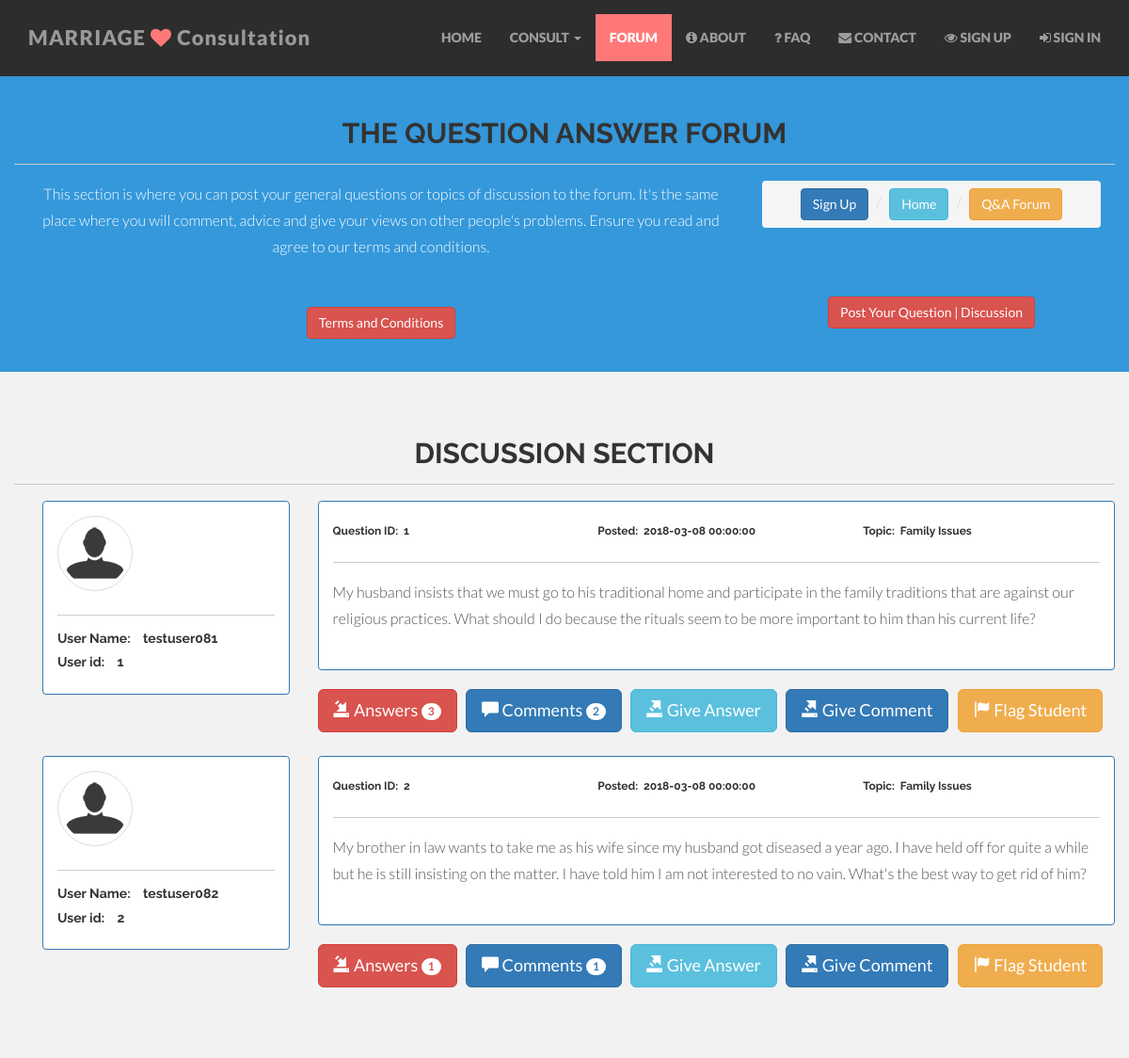
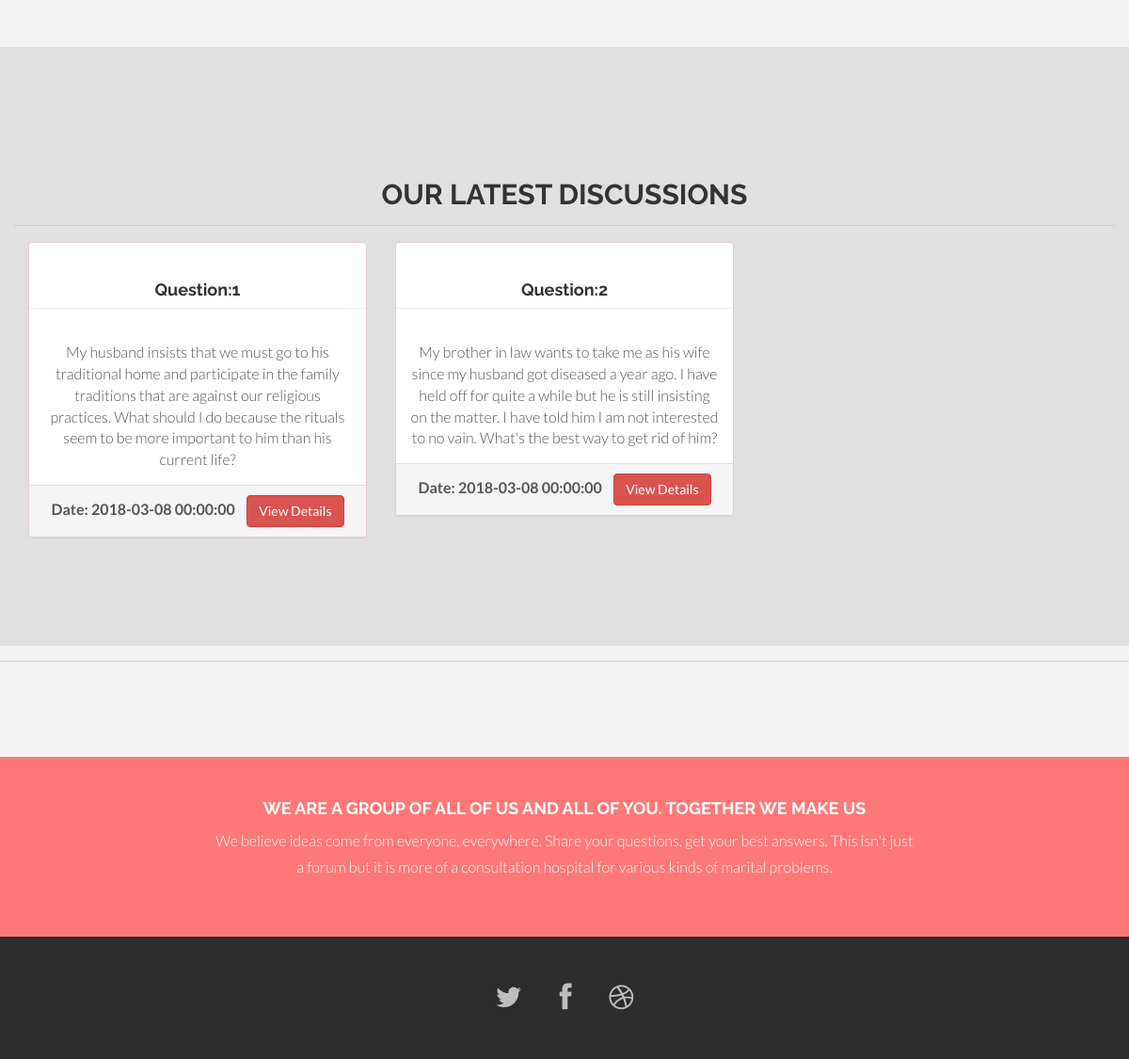
The page /question.php on the database its author committed (2 pictures, top to bottom).
### tables this page shows
CREATE TABLE `tbquestions` (
  `questionid` int(11) NOT NULL,
  `userid` int(11) NOT NULL,
  `topicid` int(11) NOT NULL,
  `question` text NOT NULL,
  `posted` datetime NOT NULL,
  `consultationlevel` int(11) NOT NULL DEFAULT '2'
);

CREATE TABLE `tbusers` (
  `userid` int(11) NOT NULL,
  `username` varchar(50) NOT NULL,
  `password` varchar(50) NOT NULL,
  `fname` varchar(50) NOT NULL,
  `lname` varchar(50) NOT NULL,
  `email` varchar(50) NOT NULL,
  `phone` varchar(25) DEFAULT NULL,
  `regdate` datetime NOT NULL,
  `professionid` int(11) NOT NULL
);

CREATE TABLE `tbtopics` (
  `topicid` int(11) NOT NULL,
  `topic` varchar(50) NOT NULL
);

### connect.php (called while the page is built, shortened)
<?php
require('process.php');
$user= new UserModel;
$user->login();
$user->register();
$user->speconsult();
$user->genConsult();
$forum=$user->forum();

### Model.php (called while the page is built, shortened)
<?php
abstract class Model
{
    public $conn, $query;
    public function __construct(){
        $this->conn = new PDO("mysql:host=".DB_HOST.";dbname=".DB_Name."",DB_USER,DB_PASS);
    }
    public function prepareQuery($query){
        $this->query = $this->conn->prepare($query);
    }
    public function runQuery(){
        $this->query->execute();
    }
    public function resultSet(){
        $this->runQuery();
        return $this->query->fetchAll(PDO::FETCH_ASSOC);
    }
}

### process.php (called while the page is built, shortened)
<?php
require('Model.php');
class UserModel extends Model
{
	public function forum()
	{
		$this->prepareQuery("SELECT * FROM tbquestions ORDER BY posted DESC LIMIT 3");
		$this->runQuery();
		if ($this->resultSet()) {
		return $this->resultSet();
		}
		else return "bad";
	}
}

### question.php (the view, shortened to what this page needs)
<?php
	include 'connect.php';
include "cn/dbconn.inc.php";
 ?>
<!DOCTYPE html>
<html lang="en">
  <head>
    <link href="css/bootstrap.css" rel="stylesheet">
    <link href="css/font-awesome.min.css" rel="stylesheet">
    <link href="css/main.css" rel="stylesheet">
  </head>
  <body id="forum">
	<?php  include "cn/header.php"; ?>
	<div id="blue">
		<div class="container">
			<div class="row centered">
				<h2><b>THE QUESTION ANSWER FORUM</b></h2>
				<hr>
				<div class="col-lg-8">
					<p>
						This section is where you can post your general questions or topics of discussion to the forum. It's the same place where you will comment, advice and give your views on other people's problems. Ensure you read and agree to our terms and conditions. <br>
					</p>
					<a href="terms.php" class="btn btn-danger">Terms and Conditions</a>
				</div>
				<div class="col-lg-4 centered">
					<ul class="breadcrumb">
						<li><a href="signup.php" class="btn btn-primary">Sign Up</a></li>
						<li><a href="index.php" class="btn btn-info">Home</a></li>
						<li><a href="forum.php" class="btn btn-warning">Q&amp;A Forum</a></li>
					</ul>
					<div class="gap"></div><br>
					<a href="postq.php" class="btn btn-danger">Post Your Question | Discussion</a>
				</div>
			</div>
		</div>
	</div>
	<div id="wb">
		<div class="container">
			<div class="row centered">
				<h2><b>DISCUSSION SECTION</b></h2><hr>
			</div>
			<div class="container">
            <?php
                $sql="SELECT * FROM tbquestions JOIN tbusers USING(userid) JOIN tbtopics USING(topicid) ORDER BY posted DESC;";
                $result=mysqli_query($conn,$sql)OR die("Couldn't Execute Query");
                $resc=mysqli_num_rows($result);
                if($resc>0){
                    while($row=mysqli_fetch_assoc($result)){
            ?>
            <div class="row">
                <div class="col-sm-3 col-md-3 col-xs-12">
                    <div class="panel panel-primary">
                    <div class="panel-body">
                        <p><img src="img/avatar.png" alt="User Avatar" class="img-responsive img-thumbnail img-circle"></p>
                        <hr>
                        <h5><b>User Name:&nbsp;&nbsp;&nbsp;&nbsp;<?php echo $row['username']; ?></b></h5>
                        <h5><b>User id:&nbsp;&nbsp;&nbsp;&nbsp;<?php echo $row['userid']; ?></b></h5>
                    </div>
                    </div>
                </div>
                <div class="col-sm-9 col-md-9 col-xs-12">
                   <div class="row">
                            <div class="col-md-12">
                                <div class="panel panel-primary">
                                    <div class="panel-body">
                                        <div class="row">
                                            <div class="col-md-4">
                                                <h6><b>Question ID:&nbsp; <?php echo $row['questionid']; ?></b></h6>
                                            </div>
                                            <div class="col-md-4">
                                                <h6><b>Posted:&nbsp; <?php echo $row['posted']; ?></b></h6>
                                            </div>
                                            <div class="col-md-4">
                                                <h6><b>Topic:&nbsp; <?php echo $row['topic']; ?></b></h6>
                                            </div>
                                        </div><hr>
                                        <div>
                                            <p><?php echo $row['question'];?></p>
                                        </div>
                                    </div>
                                </div>
                            </div>
                            <div class="col-md-12">
                                <?php
                                    $qid=$row['questionid'];
                                    $answs=mysqli_query($conn,"SELECT COUNT(*) AS 'n' FROM tbanswers WHERE questionid='$qid';");
                                    $ansN=mysqli_fetch_assoc($answs);
                                    $comts=mysqli_query($conn,"SELECT COUNT(*) AS 'c' FROM tbqstcomments WHERE questionid='$qid';")or die("ABC");
                                    $comtsN=mysqli_fetch_assoc($comts);
                                ?>
                            <div>
                                 <a  href="qanswers.php?qid=<?php echo $qid; ?>" class="btn btn-danger btn-lg"><span class="glyphicon glyphicon-import"></span>&nbsp;Answers&nbsp;<span class="badge"><?php echo $ansN['n']; ?></span></a>
                                 <a href="qcomments.php?qid=<?php echo $qid; ?>" class="btn btn-primary btn-lg"><span class="glyphicon glyphicon-comment"></span>&nbsp;Comments&nbsp;<span class="badge"><?php echo $comtsN['c']; ?></span></a>
                              	<a  href="posta.php?qid=<?php echo $qid;?>" class="btn btn-info btn-lg"><span class="glyphicon glyphicon-export"></span>&nbsp;Give Answer</a>
                                 <a  href="postc.php?qid=<?php echo $qid;?>" class="btn btn-primary btn-lg"><span class="glyphicon glyphicon-export"></span>&nbsp;Give Comment</a>
                                 <a  href="postf.php?qid=<?php echo $qid;?>" class="btn btn-lg btn-warning"><span class="glyphicon glyphicon-flag"></span>&nbsp;Flag Student</a>
                            </div>
                            </div>
                    </div>
                </div>
            </div>
            <?php
                    }
                }
             ?>
        </div>
		</div>
	</div>
	<div id="dg">
	<div class="container">
		<div class="row centered">
			<h2><b>OUR LATEST DISCUSSIONS</b></h2><hr>
			<?php foreach ($forum as $f):
			?>
			<div class="col-md-4">
				<div class="panel panel-danger">
					<div>
						<h4 class="page-header"><b>Question:<?php echo $f['questionid']; ?></b></h4>
					</div>
					<div class="panel-body">
						<?php echo $f['question']; ?>
					</div>
					<div class="panel-footer">
						<strong>Date: <?php echo $f['posted']; ?></strong>&nbsp;&nbsp;&nbsp;
						<a href="question.php" class="btn btn-danger">View Details</a>
					</div>
				</div>
			</div>
			<?php
		endforeach;
		?>
		</div>
	</div>
	</div>
	<hr/><div class="big-gap"></div>
	<div id="r">
		<div class="container">
			<div class="row centered">
				<div class="col-lg-8 col-lg-offset-2">
					<h4>WE ARE A GROUP OF ALL OF US AND ALL OF YOU. TOGETHER WE MAKE US</h4>
					<p>We believe ideas come from everyone, everywhere. Share your questions, get your best answers. This isn't just a forum but it is more of a consultation hospital for various kinds of marital problems.</p>
				</div>
			</div>
		</div>
	</div>
	<?php include "cn/footer.php"; ?>
  </body>
</html>

### css/main.css (style rules this page uses)
body { background-color: #f2f2f2; font-family: "Lato"; font-weight: 300; font-size: 16px; color: #555; -webkit-font-smoothing: antialiased; -webkit-overflow-scrolling: touch; margin-top: 70px; }
h1, h2, h3, h4, h5, h6 { font-family: "Raleway"; font-weight: 300; color: #333; }
p { line-height: 28px; margin-bottom: 25px; }
.centered { text-align: center; }
a { color: #f85c37; word-wrap: break-word; -webkit-transition: color 0.1s ease-in, background 0.1s ease-in; -moz-transition: color 0.1s ease-in, background 0.1s ease-in; -ms-transition: color 0.1s ease-in, background 0.1s ease-in; -o-transition: color 0.1s ease-in, background 0.1s ease-in; transition: color 0.1s ease-in, background 0.1s ease-in; }
a:before, a:after { -webkit-transition: color 0.1s ease-in, background 0.1s ease-in; -moz-transition: color 0.1s ease-in, background 0.1s ease-in; -ms-transition: color 0.1s ease-in, background 0.1s ease-in; -o-transition: color 0.1s ease-in, background 0.1s ease-in; transition: color 0.1s ease-in, background 0.1s ease-in; }
hr { display: block; height: 1px; border: 0; border-top: 1px solid #ccc; margin: 1em 0; padding: 0; }
#dg { background: #e0e0e0; padding-top: 70px; padding-bottom: 70px; text-align: center; }
#dg h4 { font-weight: 700; }
#r { background: #ff7878; padding-top: 35px; padding-bottom: 35px; }
#r h4 { color: white; font-weight: 700; }
#r p { color: white; }
#blue { background: #3498db; padding-top: 35px; padding-bottom: 35px; }
#blue p { color: white; }

### rows shown on the page
tbquestions: userid.username "testuser081", userid "1", questionid "1", posted "2018-03-08 00:00:00", topicid.topic "Family Issues", question "My husband insists that we must go to his traditional home and participate in the family traditions that are against our religious practices. What should I do because the rituals seem to be more important to him than his current life?", n "3", c "2"
tbquestions: userid.username "testuser082", userid "2", questionid "2", posted "2018-03-08 00:00:00", topicid.topic "Family Issues", question "My brother in law wants to take me as his wife since my husband got diseased a year ago. I have held off for quite a while but he is still insisting on the matter. I have told him I am not interested to no vain. What's the best way to get rid of him?", n "1", c "1"
